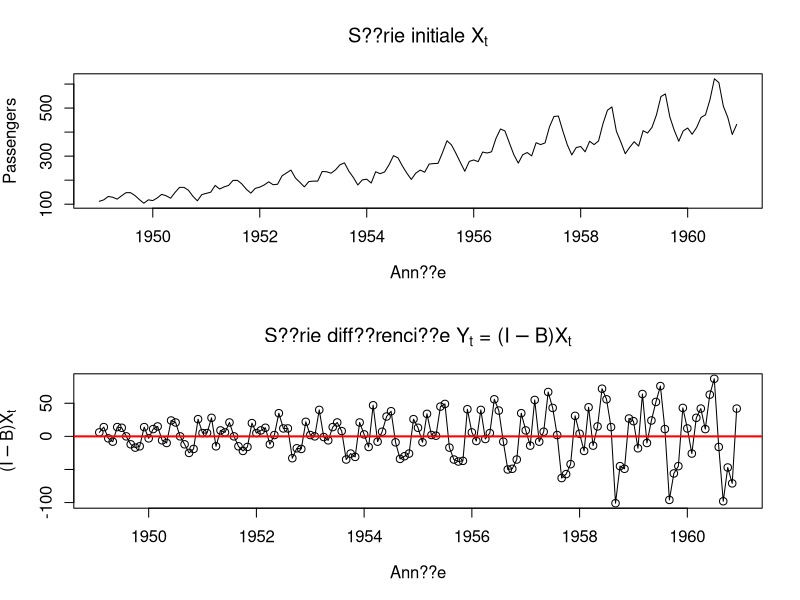
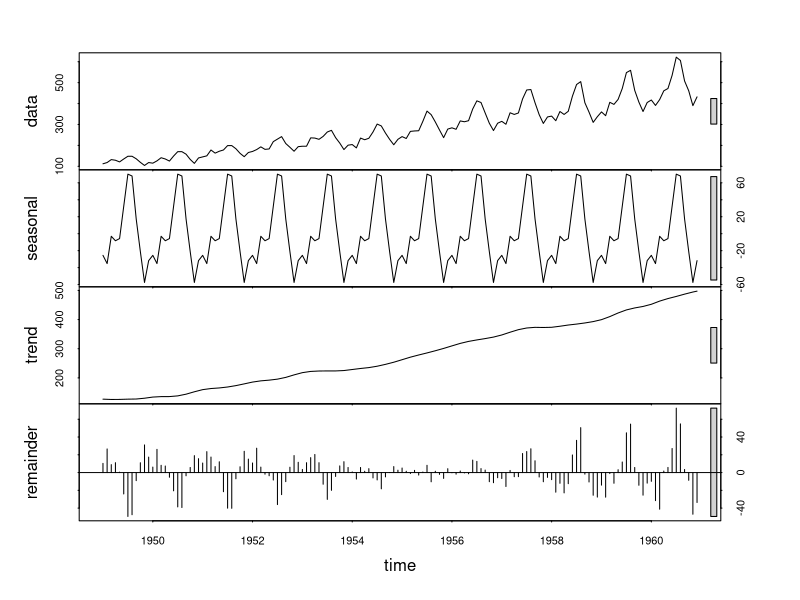
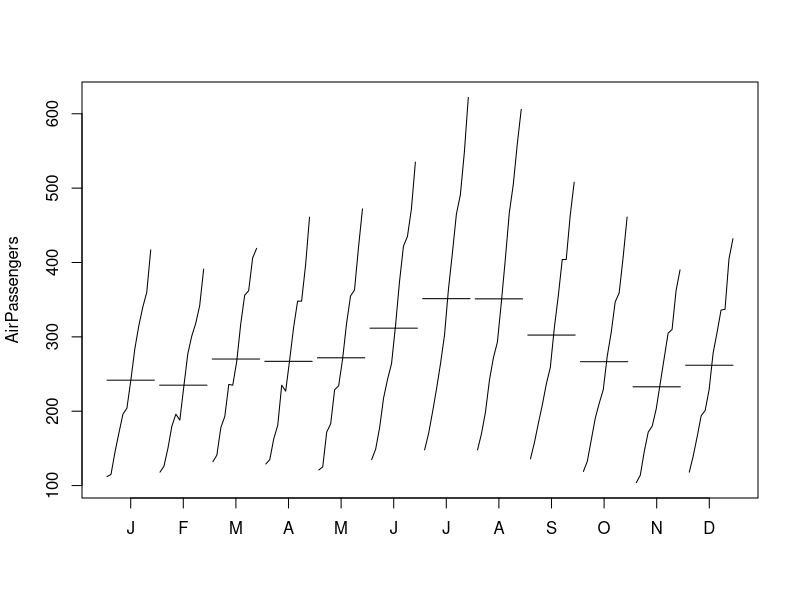
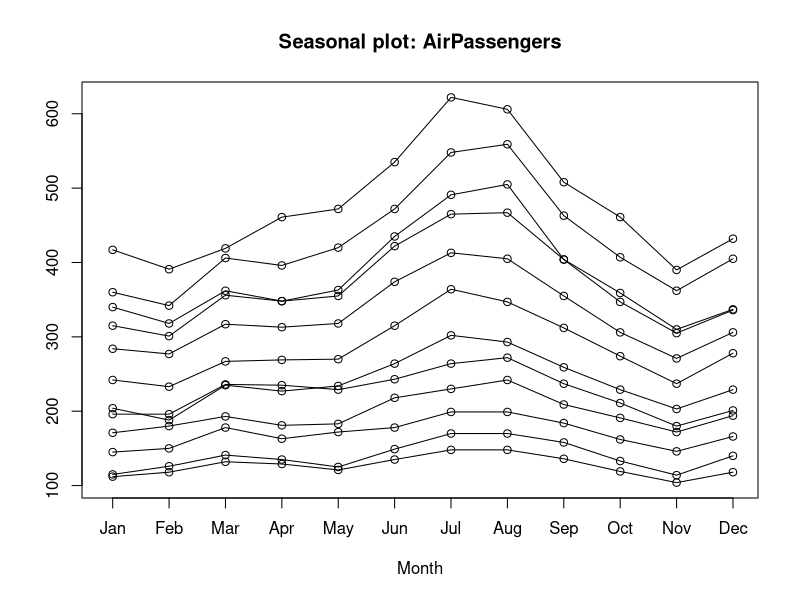
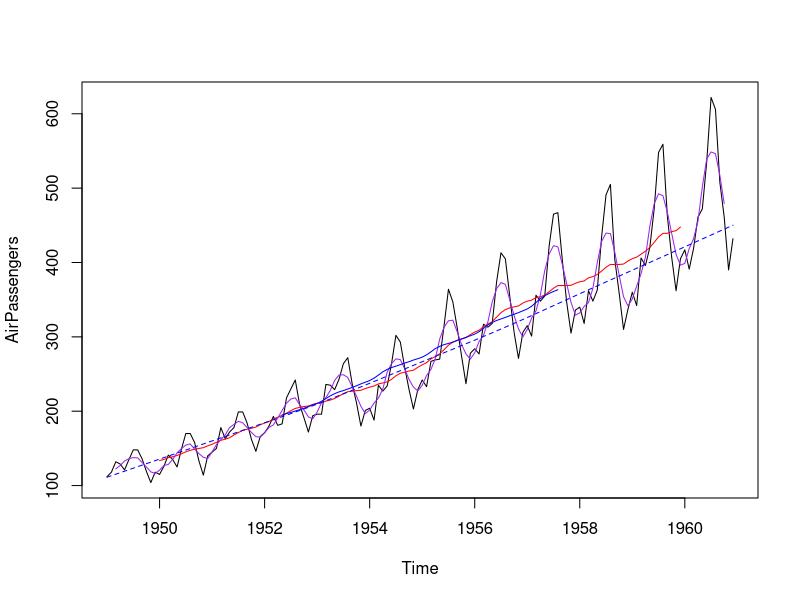
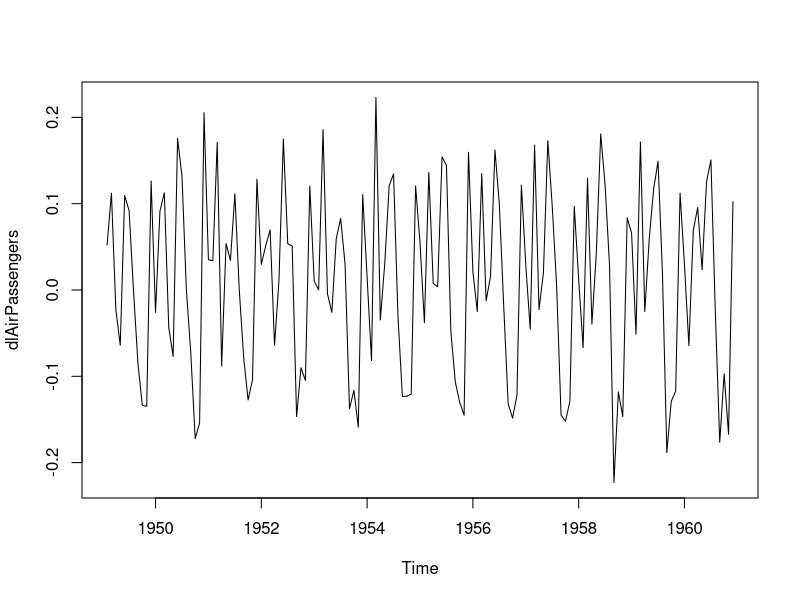
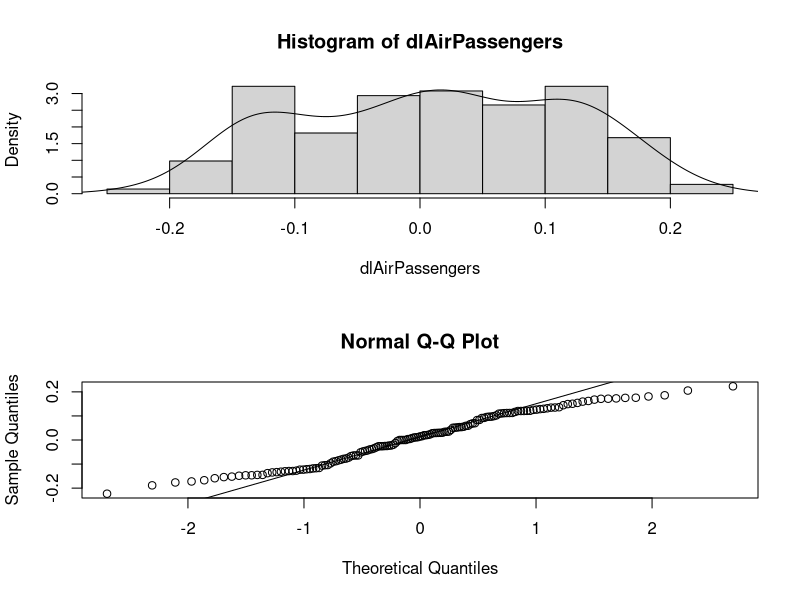
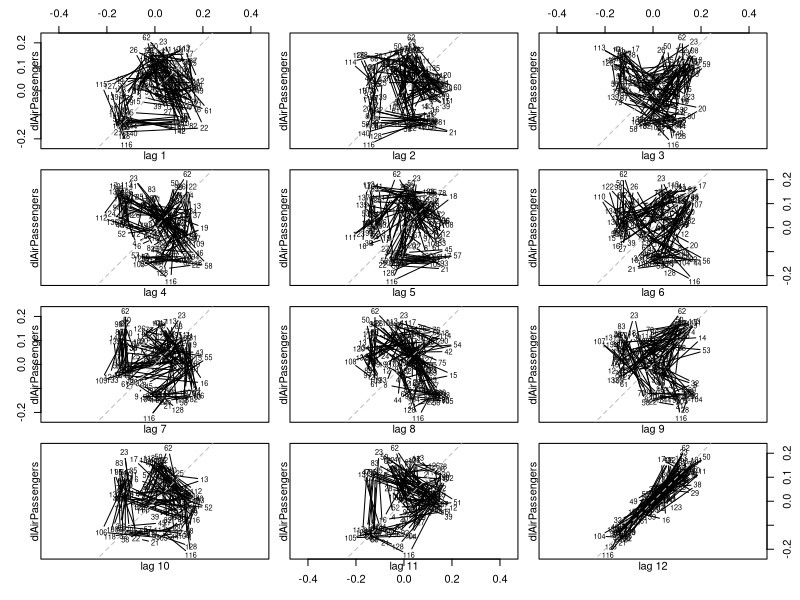

The R source for these figures, in order:

time(AirPassengers)
cycle(AirPassengers)

diffAir <- diff(AirPassengers) 

#differienciated series
op <- par(mfrow = c(2,1),mex=0.9)
plot(AirPassengers, type='l', xlab="Ann??e",ylab="Passengers", 
     main=expression(paste("S??rie initiale ",X[t])))
plot(diffAir, type='o', 
     main = expression( paste("S??rie diff??renci??e ", Y[t]," = (",I-B,")",X[t]) ),
     xlab="Ann??e", ylab = expression(paste("(",I-B,")",X[t])))
abline(0, 0, col="red", lwd=2)
par(op)

# Seasonal decomposition
fit <- stl(AirPassengers, s.window="period")
plot(fit)

# additional plots
monthplot(AirPassengers)
library(forecast)
seasonplot(AirPassengers)

#filtres lin??aires
plot(AirPassengers,type="l")
AirPassengers.2 <- filter(AirPassengers,filter=rep(1/5,5))
AirPassengers.12 <- filter(AirPassengers,filter=rep(1/25,25))
AirPassengers.40 <- filter(AirPassengers,filter=rep(1/81,81))
lines(AirPassengers.12,col="red")
lines(AirPassengers.2,col="purple")
lines(AirPassengers.40,col="blue")
lines(lowess(AirPassengers), col="blue", lty="dashed")

dlAirPassengers <- diff(log(AirPassengers))
plot(dlAirPassengers)
shapiro.test(dlAirPassengers)
par(mfrow=c(2,1))        
hist(dlAirPassengers, prob=TRUE, 12)   # histogram    
lines(density(dlAirPassengers))     # smooth it - ?density for details 
qqnorm(dlAirPassengers)             # normal Q-Q plot  
qqline(dlAirPassengers)             # add a line 

lag.plot(dlAirPassengers, 12)
  
par(mfrow=c(3,1))
# simple exponential - models level
fit.1 <- HoltWinters(AirPassengers, beta=FALSE, gamma=FALSE)
# double exponential - models level and trend
fit.2 <- HoltWinters(AirPassengers, gamma=FALSE)
# triple exponential - models level, trend, and seasonal components
fit.3 <- HoltWinters(AirPassengers)
  
# predictive accuracy
library(forecast)
plot(forecast(fit.1, 12),main="models level")
plot(forecast(fit.2, 12),main="models level and trend")
plot(forecast(fit.3, 12),main="models level, trend, and seasonal components")
par(op)

